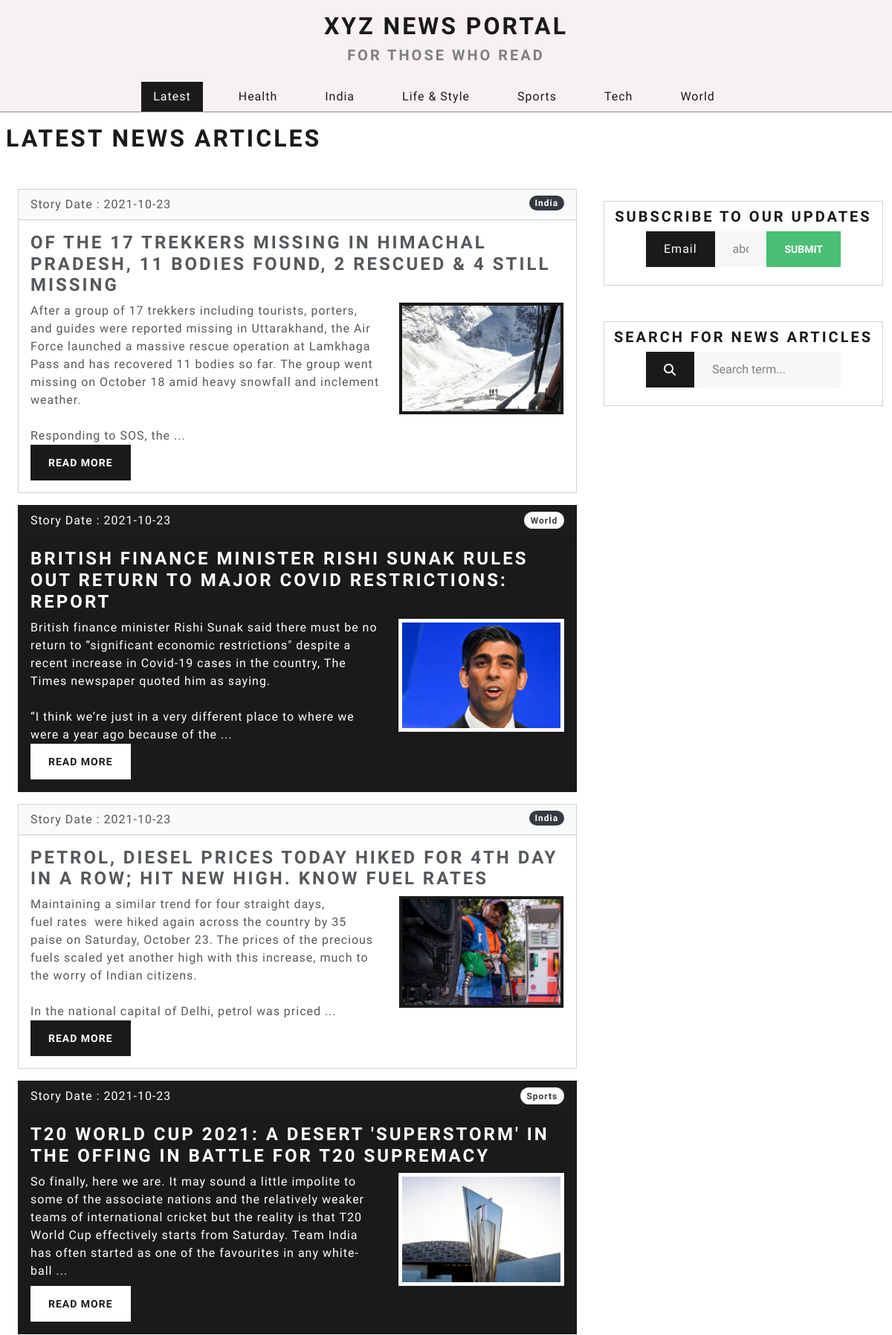
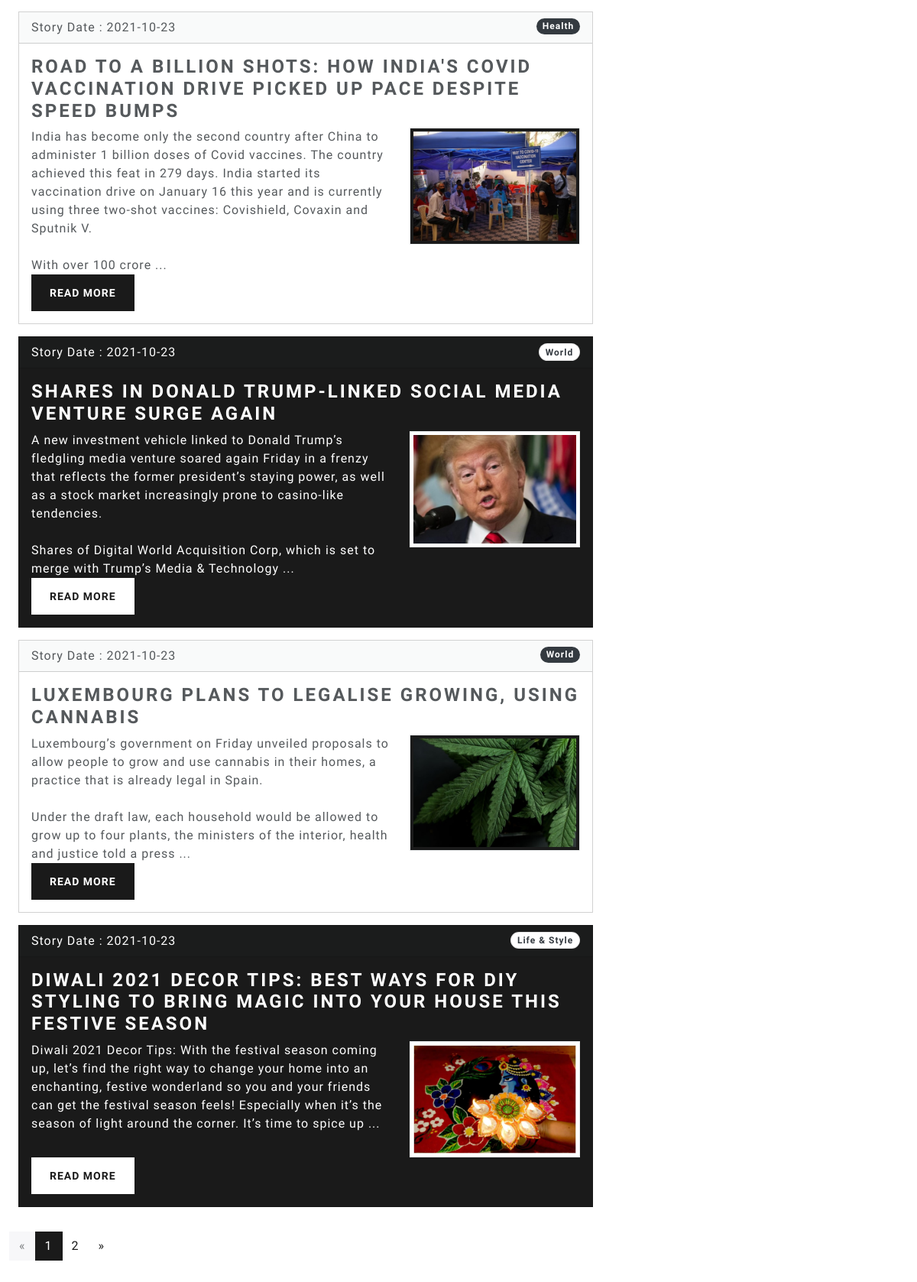
/, run on an earlier commit of the app's database (2 pictures, top to bottom).
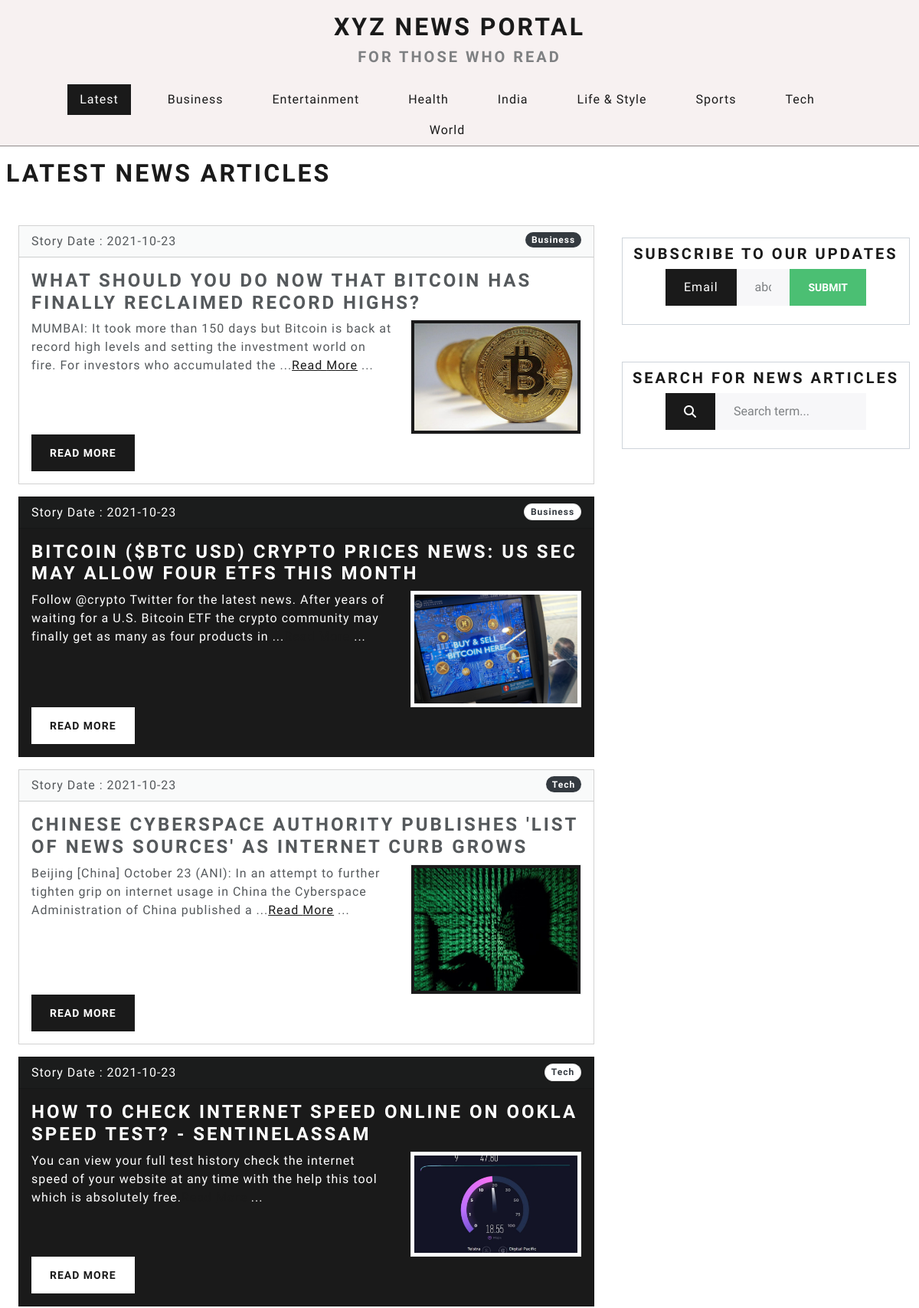
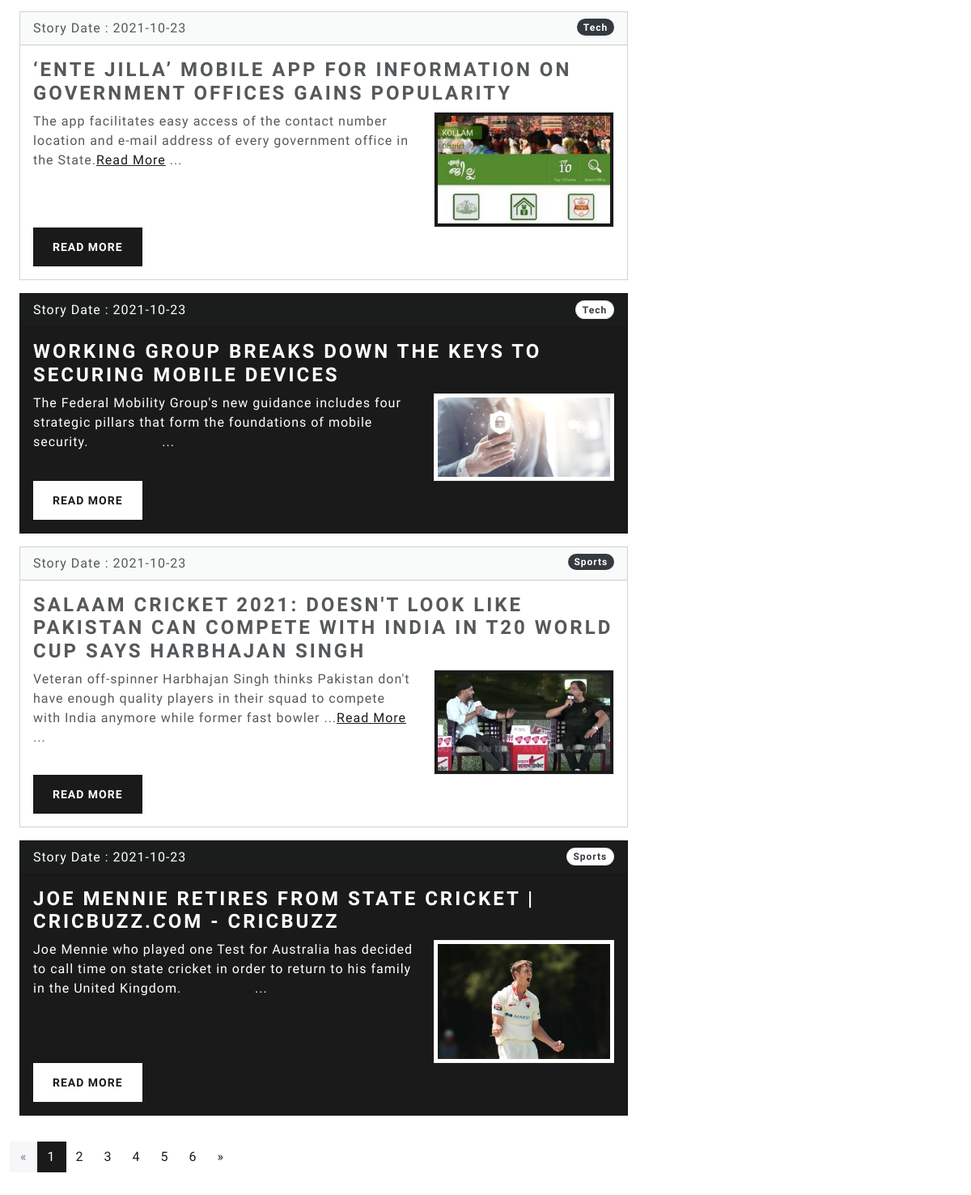
And on a later commit of the database (2 pictures, top to bottom).
### tables this page shows
CREATE TABLE `article` (
  `article_id` int(11) NOT NULL,
  `article_title_img` text NOT NULL,
  `article_title` text NOT NULL,
  `article_category` text NOT NULL,
  `article_desc` text NOT NULL,
  `article_visit` int(11) NOT NULL DEFAULT 0,
  `admin_id` int(11) NOT NULL,
  `article_img1` text DEFAULT '',
  `article_img2` text DEFAULT '',
  `article_img3` text DEFAULT '',
  `article_status` int(11) NOT NULL DEFAULT 1,
  `article_date` date NOT NULL DEFAULT current_timestamp()
);

### index.php (the view, shortened to what the changed rows need)
<?php
    require('./config/db.php');
    if (!isset ($_GET['page']) ) {
        $page = 1;
    } else {
        $page = $_GET['page'];
    }
    $posts_per_page = 8;
    $page_first_result = ($page-1) * $posts_per_page;
    $query_allPosts = 'select count(*) from article where article_status = 1';
    $query_paginatedPosts = 'select * from article where article_status = 1 order by article_id desc limit '.$page_first_result.','.$posts_per_page;
    $query_allCategories = "select distinct article_category from article order by article_category";
    $results_all = mysqli_query($conn,$query_allPosts);
    $results_paginated = mysqli_query($conn,$query_paginatedPosts);
    $results_allCategories = mysqli_query($conn,$query_allCategories);
    $num_posts = mysqli_fetch_assoc($results_all);
    $num_pages = ceil($num_posts["count(*)"] / $posts_per_page);
    $posts = mysqli_fetch_all($results_paginated,MYSQLI_ASSOC);
    $allCategories = mysqli_fetch_all($results_allCategories,MYSQLI_ASSOC);
?>
<!DOCTYPE html>
<html lang="en">
<head>
    <link rel="stylesheet" href="css/main.css">
    <link rel="stylesheet" href="https://bootswatch.com/5/lux/bootstrap.css">
</head>
<body>
    <div class="header">
        <div class="container-fluid">
            <a href="index.php" id="banner">
                <div class="text-center py-3">
                    <h1>XYZ News Portal</h1>
                </div>
            </a>
            <div class="container-md">
                <ul class="nav nav-pills justify-content-center">
                    <?php foreach($allCategories as $cat): ?>
                        <li class="nav-item">
                        <a class="nav-link" href="categorizedPosts.php?category=<?php echo str_replace(" & ","_",$cat['article_category']); ?>"><?php echo $cat['article_category']; ?></a>
                        </li>
                    <?php endforeach; ?>
                </ul>
            </div>
        </div>
    </div>
    <div class="main-content container-lg-12 mx-0">
        <h1 class="mx-2 pt-3">Latest News articles</h1>
        <div class="container-lg-12 main-container mx-0">
            <div class="row mx-0 my-3">
                <div class="col-lg-8 my-2">
                    <div class="row my-3 mx-auto">
                        <?php $N = 0;?>
                        <?php foreach($posts as $post) : ?>
                        <?php $N++; ?>
                        <?php if($N % 2 == 0) : ?>
                        <div class="col-lg-12 my-2">
                            <div class="card text-white bg-primary">
                                    <div class="card-header">
                                        Story Date : <?php echo $post['article_date'];?>
                                        <span class="badge rounded-pill bg-light" style="float:right;"><?php echo $post['article_category'];?></span>
                                    </div>
                                    <div class="card-body">
                                        <h3 class="card-title"><?php echo $post['article_title']; ?></h3>
                                        <div class="row">
                                            <?php
                                                $words = explode(" ",$post['article_desc']);
                                            ?>
                                            <div class="col-lg-8 mr-1"><p class="card-text"><?php
                                            for($i=0;$i<50;$i++){
                                                echo $words[$i].' ';
                                            }
                                            echo '...';
                                            ?>
                                            </p></div>
                                            <div class="col-lg-4 ml-1"><div id="card-thumb"><img class="img-thumbnail" src="admin/assets/upload/article/<?php echo $post['article_title_img']?>" alt=""></div></div>
                                        </div>
                                        <div class="btn btn-secondary"><a style="text-decoration:none;" href="post.php?id=<?php echo $post['article_id']; ?>">Read More</a></div>
                                    </div>
                            </div>
                        </div>
                        <?php endif; ?>
                        <?php if($N % 2) : ?>
                        <div class="col-lg-12 my-2">
                            <div class="card bg-secondary">
                                    <div class="card-header">
                                    Story Date : <?php echo $post['article_date'];?>
                                        <span class="badge rounded-pill bg-dark" style="float:right;"><?php echo $post['article_category'];?></span>
                                    </div>
                                    <div class="card-body">
                                        <h3 class="card-title"><?php echo $post['article_title']; ?></h3>
                                        <div class="row">
                                            <?php
                                                $words = explode(" ",$post['article_desc']);
                                            ?>
                                            <div class="col-lg-8 mr-1"><p class="card-text"><?php
                                            for($i=0;$i<50;$i++){
                                                echo $words[$i].' ';
                                            }
                                            echo '...';
                                            ?></p></div>
                                            <div class="col-lg-4 ml-1"><div id="card-thumb"><img class="img-thumbnail bg-primary" src="admin/assets/upload/article/<?php echo $post['article_title_img']?>" alt=""></div></div>
                                        </div>
                                        <div class="btn btn-primary"><a style="text-decoration:none; color:white;" href="post.php?id=<?php echo $post['article_id']; ?>">Read More</a></div>
                                    </div>
                            </div>
                        </div>
                        <?php endif; ?>
                        <?php endforeach; ?>
                    </div>
                </div>
                <div>
                    <ul class="pagination">
                        <?php
                            for($i=1;$i<=$num_pages;$i++){
                                if($i == $page){
                                    echo '<li class="page-item active"><a class="page-link" href="?page='.$i.'">'.$i.'</a></li>';
                                }
                                else{
                                    echo '<li class="page-item"><a class="page-link" href="?page='.$i.'">'.$i.'</a></li>';
                                }
                            }
                        ?>
                    </ul>
                </div>
            </div>
        </div>
    </div>
</body>
</html>

What changed in the data, as far as the page shows it:
no longer on this page (row edited): article: article_date "2021-10-23", article_category "India", article_title "OF THE 17 TREKKERS MISSING IN HIMACHAL PRADESH, 11 BODIES FOUND, 2 RESCUED & 4 STILL MISSING", i "After", i "a", i "group", i "of", i "17", i "trekkers", i "including", i "tourists,", i "porters,", i "and", i "guides", i "were", i "reported", i "missing", i "in", i "Uttarakhand,", i "the", i "Air", i "Force", i "launched", i "massive", i "rescue", i "operation", i "at", i "Lamkhaga", i "Pass", i "has", i "recovered", i "11", i "bodies", i "so", i "far.", i "The", i "went", i "on", i "October", i "18", i "amid", i "heavy", i "snowfall", i "inclement", i "weather. Responding", i "to", i "SOS,", article_title_img (picture)
no longer on this page (row edited): article: article_date "2021-10-23", article_category "World", article_title "BRITISH FINANCE MINISTER RISHI SUNAK RULES OUT RETURN TO MAJOR COVID RESTRICTIONS: REPORT", i "British", i "finance", i "minister", i "Rishi", i "Sunak", i "said", i "there", i "must", i "be", i "no", i "return", i "to", i "“significant", i "economic", i "restrictions\"", i "despite", i "a", i "recent", i "increase", i "in", i "Covid-19", i "cases", i "the", i "country,", i "The", i "Times", i "newspaper", i "quoted", i "him", i "as", i "saying. “I", i "think", i "we’re", i "just", i "very", i "different", i "place", i "where", i "we", i "were", i "year", i "ago", i "because", i "of", article_title_img (picture)
no longer on this page (row edited): article: article_date "2021-10-23", article_category "India", article_title "PETROL, DIESEL PRICES TODAY HIKED FOR 4TH DAY IN A ROW; HIT NEW HIGH. KNOW FUEL RATES", i "Maintaining", i "a", i "similar", i "trend", i "for", i "four", i "straight", i "days,", i "fuel rates", i "were", i "hiked", i "again", i "across", i "the", i "country", i "by", i "35", i "paise", i "on", i "Saturday,", i "October", i "23.", i "The", i "prices", i "of", i "precious", i "fuels", i "scaled", i "yet", i "another", i "high", i "with", i "this", i "increase,", i "much", i "to", i "worry", i "Indian", i "citizens. In", i "national", i "capital", i "Delhi,", i "petrol", i "was", i "priced", article_title_img (picture)
no longer on this page (row unchanged): article: article_date "2021-10-23", article_category "Sports", article_title "T20 WORLD CUP 2021: A DESERT 'SUPERSTORM' IN THE OFFING IN BATTLE FOR T20 SUPREMACY", i "So", i "finally,", i "here", i "we", i "are.", i "It", i "may", i "sound", i "a", i "little", i "impolite", i "to", i "some", i "of", i "the", i "associate", i "nations", i "and", i "relatively", i "weaker", i "teams", i "international", i "cricket", i "but", i "reality", i "is", i "that", i "T20", i "World", i "Cup", i "effectively", i "starts", i "from", i "Saturday.", i "Team", i "India", i "has", i "often", i "started", i "as", i "one", i "favourites", i "in", i "any", i "white-ball", article_title_img (picture)
no longer on this page (row edited): article: article_date "2021-10-23", article_category "Health", article_title "ROAD TO A BILLION SHOTS: HOW INDIA'S COVID VACCINATION DRIVE PICKED UP PACE DESPITE SPEED BUMPS", i "India", i "has", i "become", i "only", i "the", i "second", i "country", i "after", i "China", i "to", i "administer", i "1", i "billion", i "doses", i "of", i "Covid", i "vaccines.", i "The", i "achieved", i "this", i "feat", i "in", i "279", i "days.", i "started", i "its", i "vaccination", i "drive", i "on", i "January", i "16", i "year", i "and", i "is", i "currently", i "using", i "three", i "two-shot", i "vaccines:", i "Covishield,", i "Covaxin", i "Sputnik", i "V. With", i "over", i "100", i "crore", article_title_img (picture)
no longer on this page (row unchanged): article: article_date "2021-10-23", article_category "World", article_title "SHARES IN DONALD TRUMP-LINKED SOCIAL MEDIA VENTURE SURGE AGAIN", i "A", i "new", i "investment", i "vehicle", i "linked", i "to", i "Donald", i "Trump’s", i "fledgling", i "media", i "venture", i "soared", i "again", i "Friday", i "in", i "a", i "frenzy", i "that", i "reflects", i "the", i "former", i "president’s", i "staying", i "power,", i "as", i "well", i "stock", i "market", i "increasingly", i "prone", i "casino-like", i "tendencies. Shares", i "of", i "Digital", i "World", i "Acquisition", i "Corp,", i "which", i "is", i "set", i "merge", i "with", i "Media", i "&", i "Technology", article_title_img (picture)
no longer on this page (row unchanged): article: article_date "2021-10-23", article_category "World", article_title "LUXEMBOURG PLANS TO LEGALISE GROWING, USING CANNABIS", i "Luxembourg’s", i "government", i "on", i "Friday", i "unveiled", i "proposals", i "to", i "allow", i "people", i "grow", i "and", i "use", i "cannabis", i "in", i "their", i "homes,", i "a", i "practice", i "that", i "is", i "already", i "legal", i "Spain. Under", i "the", i "draft", i "law,", i "each", i "household", i "would", i "be", i "allowed", i "up", i "four", i "plants,", i "ministers", i "of", i "interior,", i "health", i "justice", i "told", i "press", article_title_img (picture)
no longer on this page (row edited): article: article_date "2021-10-23", article_category "Life & Style", article_title "DIWALI 2021 DECOR TIPS: BEST WAYS FOR DIY STYLING TO BRING MAGIC INTO YOUR HOUSE THIS FESTIVE SEASON", i "Diwali", i "2021", i "Decor", i "Tips:", i "With", i "the", i "festival", i "season", i "coming", i "up,", i "let’s", i "find", i "right", i "way", i "to", i "change", i "your", i "home", i "into", i "an", i "enchanting,", i "festive", i "wonderland", i "so", i "you", i "and", i "friends", i "can", i "get", i "feels!", i "Especially", i "when", i "it’s", i "of", i "light", i "around", i "corner.", i "It’s", i "time", i "spice", i "up", article_title_img (picture)
added article: article_date "2021-10-23", article_category "Business", article_title "WHAT SHOULD YOU DO NOW THAT BITCOIN HAS FINALLY RECLAIMED RECORD HIGHS?", i "MUMBAI:", i "It", i "took", i "more", i "than", i "150", i "days", i "but", i "Bitcoin", i "is", i "back", i "at", i "record", i "high", i "levels", i "and", i "setting", i "the", i "investment", i "world", i "on", i "fire.", i "For", i "investors", i "who", i "accumulated", i "...", i "Read", i "More", article_title_img (picture)
added article: article_date "2021-10-23", article_category "Business", article_title "BITCOIN ($BTC USD) CRYPTO PRICES NEWS: US SEC MAY ALLOW FOUR ETFS THIS MONTH", i "Follow", i "@crypto", i "Twitter", i "for", i "the", i "latest", i "news.", i "After", i "years", i "of", i "waiting", i "a", i "U.S.", i "Bitcoin", i "ETF", i "crypto", i "community", i "may", i "finally", i "get", i "as", i "many", i "four", i "products", i "in", i "...", article_title_img (picture)
added article: article_date "2021-10-23", article_category "Tech", article_title "CHINESE CYBERSPACE AUTHORITY PUBLISHES 'LIST OF NEWS SOURCES' AS INTERNET CURB GROWS", article_desc "Beijing", article_desc "[China]", article_desc "October", article_desc "23", article_desc "(ANI):", article_desc "In", article_desc "an", article_desc "attempt", article_desc "to", article_desc "further", article_desc "tighten", article_desc "grip", article_desc "on", article_desc "internet", article_desc "usage", article_desc "in", article_desc "China", article_desc "the", article_desc "Cyberspace", article_desc "Administration", article_desc "of", article_desc "published", article_desc "a", article_desc "...", article_desc "Read", article_desc "More", article_title_img (picture)
added article: article_date "2021-10-23", article_category "Tech", article_title "HOW TO CHECK INTERNET SPEED ONLINE ON OOKLA SPEED TEST? - SENTINELASSAM", article_desc "You", article_desc "can", article_desc "view", article_desc "your", article_desc "full", article_desc "test", article_desc "history", article_desc "check", article_desc "the", article_desc "internet", article_desc "speed", article_desc "of", article_desc "website", article_desc "at", article_desc "any", article_desc "time", article_desc "with", article_desc "help", article_desc "this", article_desc "tool", article_desc "which", article_desc "is", article_desc "absolutely", article_desc "free.", article_title_img (picture)
added article: article_date "2021-10-23", article_category "Tech", article_title "‘ENTE JILLA’ MOBILE APP FOR INFORMATION ON GOVERNMENT OFFICES GAINS POPULARITY", article_desc "The", article_desc "app", article_desc "facilitates", article_desc "easy", article_desc "access", article_desc "of", article_desc "the", article_desc "contact", article_desc "number", article_desc "location", article_desc "and", article_desc "e-mail", article_desc "address", article_desc "every", article_desc "government", article_desc "office", article_desc "in", article_desc "State.", article_desc "Read", article_desc "More", article_title_img (picture)
added article: article_date "2021-10-23", article_category "Tech", article_title "WORKING GROUP BREAKS DOWN THE KEYS TO SECURING MOBILE DEVICES", article_desc "The", article_desc "Federal", article_desc "Mobility", article_desc "Group's", article_desc "new", article_desc "guidance", article_desc "includes", article_desc "four", article_desc "strategic", article_desc "pillars", article_desc "that", article_desc "form", article_desc "the", article_desc "foundations", article_desc "of", article_desc "mobile", article_desc "security.", article_title_img (picture)
added article: article_date "2021-10-23", article_category "Sports", article_title "SALAAM CRICKET 2021: DOESN'T LOOK LIKE PAKISTAN CAN COMPETE WITH INDIA IN T20 WORLD CUP SAYS HARBHAJAN SINGH", article_desc "Veteran", article_desc "off-spinner", article_desc "Harbhajan", article_desc "Singh", article_desc "thinks", article_desc "Pakistan", article_desc "don't", article_desc "have", article_desc "enough", article_desc "quality", article_desc "players", article_desc "in", article_desc "their", article_desc "squad", article_desc "to", article_desc "compete", article_desc "with", article_desc "India", article_desc "anymore", article_desc "while", article_desc "former", article_desc "fast", article_desc "bowler", article_desc "...", article_desc "Read", article_desc "More", article_title_img (picture)
added article: article_date "2021-10-23", article_category "Sports", article_title "JOE MENNIE RETIRES FROM STATE CRICKET | CRICBUZZ.COM - CRICBUZZ", i "Joe", i "Mennie", i "who", i "played", i "one", i "Test", i "for", i "Australia", i "has", i "decided", i "to", i "call", i "time", i "on", i "state", i "cricket", i "in", i "order", i "return", i "his", i "family", i "the", i "United", i "Kingdom.", article_title_img (picture)
Also different on the page:
new list line: "Business"
new list line: "Entertainment"
new list line: "3"
new list line: "4"
new list line: "5"
new list line: "6"
